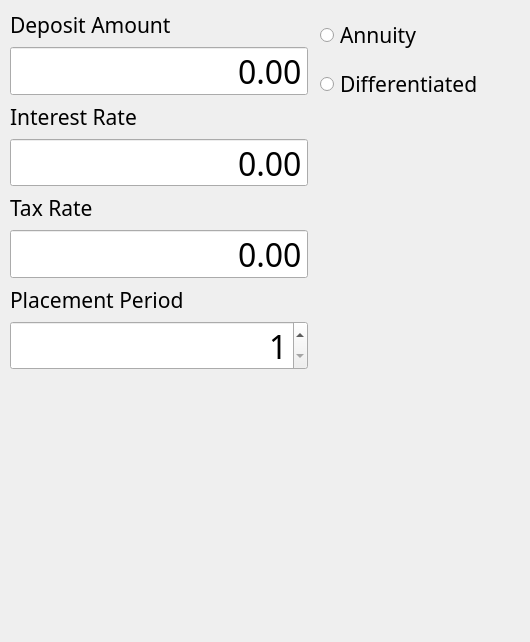
<?xml version="1.0" encoding="UTF-8"?>
<ui version="4.0">
 <class>Deposite</class>
 <widget class="QWidget" name="Deposite">
  <property name="geometry">
   <rect>
    <x>0</x>
    <y>0</y>
    <width>530</width>
    <height>642</height>
   </rect>
  </property>
  <property name="windowTitle">
   <string>Deposite</string>
  </property>
  <widget class="QWidget" name="">
   <property name="geometry">
    <rect>
     <x>320</x>
     <y>10</y>
     <width>204</width>
     <height>101</height>
    </rect>
   </property>
   <layout class="QVBoxLayout" name="verticalLayout">
    <item>
     <widget class="QRadioButton" name="rB_annuity">
      <property name="font">
       <font>
        <family>Fira Code</family>
        <pointsize>16</pointsize>
       </font>
      </property>
      <property name="text">
       <string>Annuity</string>
      </property>
     </widget>
    </item>
    <item>
     <widget class="QRadioButton" name="rB_differentiated">
      <property name="font">
       <font>
        <family>Fira Code</family>
        <pointsize>16</pointsize>
       </font>
      </property>
      <property name="text">
       <string>Differentiated</string>
      </property>
     </widget>
    </item>
   </layout>
  </widget>
  <widget class="QWidget" name="">
   <property name="geometry">
    <rect>
     <x>10</x>
     <y>10</y>
     <width>298</width>
     <height>361</height>
    </rect>
   </property>
   <layout class="QVBoxLayout" name="verticalLayout_2">
    <item>
     <widget class="QLabel" name="l_deposit_amount">
      <property name="font">
       <font>
        <family>Fira Code</family>
        <pointsize>16</pointsize>
       </font>
      </property>
      <property name="text">
       <string>Deposit Amount</string>
      </property>
     </widget>
    </item>
    <item>
     <widget class="QDoubleSpinBox" name="dSB_credit_amount">
      <property name="font">
       <font>
        <family>Fira Code</family>
        <pointsize>24</pointsize>
       </font>
      </property>
      <property name="alignment">
       <set>Qt::AlignRight|Qt::AlignTrailing|Qt::AlignVCenter</set>
      </property>
      <property name="buttonSymbols">
       <enum>QAbstractSpinBox::NoButtons</enum>
      </property>
      <property name="specialValueText">
       <string/>
      </property>
      <property name="maximum">
       <double>10000000000.000000000000000</double>
      </property>
     </widget>
    </item>
    <item>
     <widget class="QLabel" name="l_interest_rate">
      <property name="font">
       <font>
        <family>Fira Code</family>
        <pointsize>16</pointsize>
       </font>
      </property>
      <property name="text">
       <string>Interest Rate</string>
      </property>
     </widget>
    </item>
    <item>
     <widget class="QDoubleSpinBox" name="dSB_interest_rate">
      <property name="font">
       <font>
        <family>Fira Code</family>
        <pointsize>24</pointsize>
       </font>
      </property>
      <property name="alignment">
       <set>Qt::AlignRight|Qt::AlignTrailing|Qt::AlignVCenter</set>
      </property>
      <property name="buttonSymbols">
       <enum>QAbstractSpinBox::NoButtons</enum>
      </property>
      <property name="maximum">
       <double>10000000000.000000000000000</double>
      </property>
     </widget>
    </item>
    <item>
     <widget class="QLabel" name="l_tax_rate">
      <property name="font">
       <font>
        <family>Fira Code</family>
        <pointsize>16</pointsize>
       </font>
      </property>
      <property name="text">
       <string>Tax Rate</string>
      </property>
     </widget>
    </item>
    <item>
     <widget class="QDoubleSpinBox" name="dSB_interest_rate_2">
      <property name="font">
       <font>
        <family>Fira Code</family>
        <pointsize>24</pointsize>
       </font>
      </property>
      <property name="alignment">
       <set>Qt::AlignRight|Qt::AlignTrailing|Qt::AlignVCenter</set>
      </property>
      <property name="buttonSymbols">
       <enum>QAbstractSpinBox::NoButtons</enum>
      </property>
      <property name="maximum">
       <double>10000000000.000000000000000</double>
      </property>
     </widget>
    </item>
    <item>
     <widget class="QLabel" name="l_placement_period">
      <property name="font">
       <font>
        <family>Fira Code</family>
        <pointsize>16</pointsize>
       </font>
      </property>
      <property name="text">
       <string>Placement Period</string>
      </property>
     </widget>
    </item>
    <item>
     <widget class="QSpinBox" name="sB_placement_period">
      <property name="font">
       <font>
        <family>Fira Code</family>
        <pointsize>24</pointsize>
       </font>
      </property>
      <property name="alignment">
       <set>Qt::AlignRight|Qt::AlignTrailing|Qt::AlignVCenter</set>
      </property>
      <property name="buttonSymbols">
       <enum>QAbstractSpinBox::UpDownArrows</enum>
      </property>
      <property name="minimum">
       <number>1</number>
      </property>
      <property name="maximum">
       <number>36</number>
      </property>
     </widget>
    </item>
   </layout>
  </widget>
 </widget>
 <resources/>
 <connections/>
</ui>
